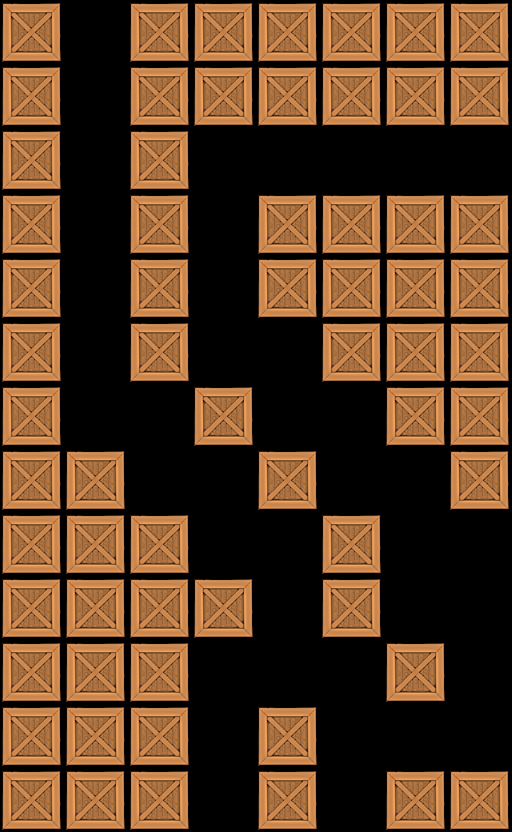

This is a level from a 2D game, rendered from its Tiled map with the project's own tilesets. A one-line summary and the map file follow, with tile-layer data summarised:
An orthogonal 8x13 tile map with 64x64 px tiles, 1 tile layer (Tile Layer 1).

<map version="1.0" orientation="orthogonal" width="8" height="13" tilewidth="64" tileheight="64">
 <tileset firstgid="1" name="crate" tilewidth="64" tileheight="64">
  <image source="../../crate5.png" width="64" height="64" />
 </tileset>
 <layer name="Tile Layer 1" width="8" height="13">
  <data>[104 cells, 64 non-empty, 1 distinct tile ids]</data>
 </layer>
</map>
